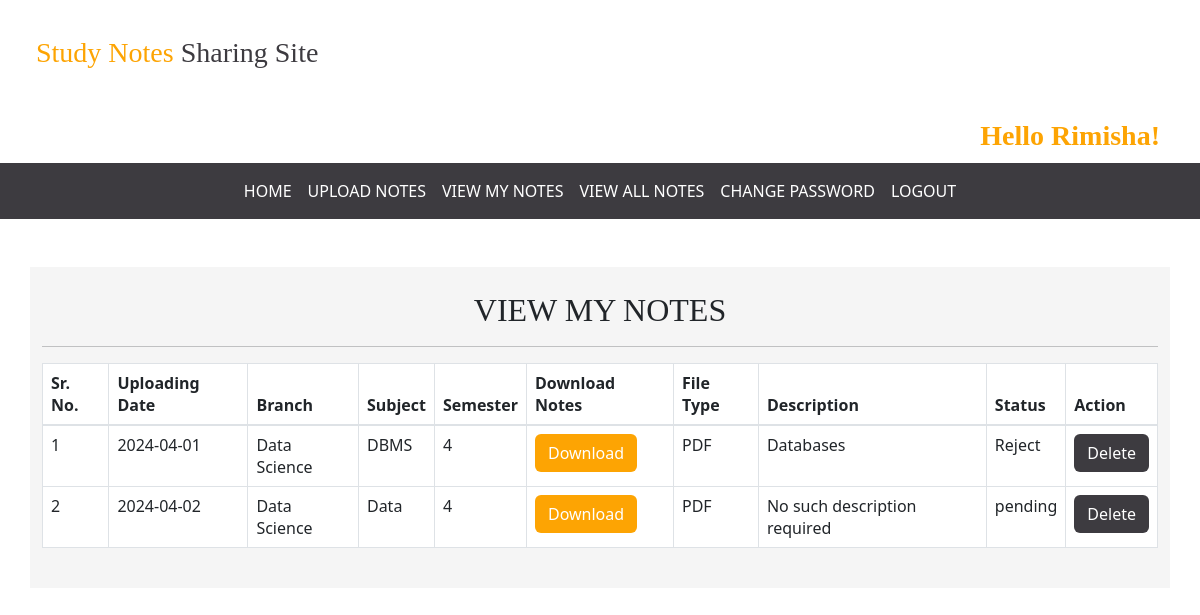
Page /view_mynotes (signed in) on the committed database.
### notes/models.py (models this page shows, shortened)
class Notes(models.Model):
    user = models.ForeignKey(User, on_delete=models.CASCADE)
    uploadingdate = models.CharField(max_length=30)
    branch = models.CharField(max_length=30)
    semester = models.CharField(max_length=30)
    subject = models.CharField(max_length=30)
    notesfile = models.FileField(null=True)
    filetype = models.CharField(max_length=30)
    description = models.CharField(max_length=200, null=True)
    status = models.CharField(max_length=15)

### notes/views.py (the view)
# urls.py: path('view_mynotes',view_mynotes,name='view_mynotes'),
def view_mynotes(request):
    if not request.user.is_authenticated:
        return redirect('userlogin')
    user = User.objects.get(id=request.user.id)
    notes = Notes.objects.filter(user=user)
    data = Signup.objects.get(user=user)
    d= {'notes': notes,'data':data}
    return render(request, 'view_mynotes.html', d)

### notes/templates/view_mynotes.html (shortened to what this page needs)
{% extends 'usernavigation.html' %}
{% load static %}
{% block body %}
<link rel="stylesheet" href=" https://cdnjs.cloudflare.com/ajax/libs/twitter-bootstrap/5.3.0/css/bootstrap.min.css">
<link rel="stylesheet" href="https://cdn.datatables.net/2.0.2/css/dataTables.bootstrap5.css">
<div class="container mt-5" style="background-color : whitesmoke">
    <br>
    <h2 class="text-center" style="font-family:'poppins'"> VIEW MY NOTES </h2>
    <hr>
    <table class="table table-bordered" id="example">
        <thead>
        <tr>
            <th>Sr. No.</th>
            <th>Uploading Date</th>
            <th>Branch</th>
            <th>Subject</th>
            <th>Semester</th>
            <th>Download Notes</th>
            <th>File Type</th>
            <th>Description</th>
            <th>Status</th>
            <th>Action</th>
        </tr>
        </thead>
        <tbody>
        {% for i in notes%}
        <tr>
            <td>{{forloop.counter}}</td>
            <td>{{i.uploadingdate}}</td>
            <td>{{i.branch}}</td>
            <td>{{i.subject}}</td>
            <td>{{i.semester}}</td>
            <td><a href="{{i.notesfile.url}}" class="btn text-white" style="background-color:FDA403"  download>Download</a></td>
            <td>{{i.filetype}}</td>
            <td>{{i.description}}</td>
            <td>{{i.status}}</td>
            <td><a href="{% url 'delete_mynotes' i.id %}" class="btn text-white" style="background-color:3D3B40" onclick="return confirm('Are you sure...?')">Delete</a></td>
        </tr>
        {% endfor %}
        </tbody>
    </table>
<br>
</div>
{% endblock %}

### notes/templates/usernavigation.html (shortened to what this page needs)
<html lang="en" xmlns="http://www.w3.org/1999/html">
<head>
  {% load static %}
  <link rel="stylesheet" href="https://maxcdn.bootstrapcdn.com/bootstrap/4.3.1/css/bootstrap.min.css">
  <link rel="stylesheet" href="https://use.fontawesome.com/releases/v5.6.3/css/all.css"></head>
  <link rel="stylesheet" href="{% static 'css/mystyle.css'%}">
<body>
<h3 style ="padding : 3%"><p style="font-family:'Cooper black'"><span style="color:FDA403">Study Notes</span><span style="color:3D3B40"> Sharing Site</span></p><br>
    <span style="position: absolute; right: 40px;">
      {% if data.role == 'Student' %}
          <span style="color: FDA403; font-weight: bold; font-family: 'Cooper black'">Hello {{request.user.first_name}}!</span>
      {% elif data.role == 'Teacher' %}
          <span style="color: FDA403; font-weight: bold; font-family: 'Cooper black'">Hello {{request.user.first_name}}!</span>
      {% endif %}
  </span>
  </h3>
<nav class="navbar navbar-expand-sm justify-content-center" style = "background-color : 3D3B40">
<ul class="navbar-nav">
  <li class="navbar-item">
    <a class="nav-link" href="{% url 'profile'%}" style="color:white">HOME
    </a>
  </li>
  <li class="navbar-item">
    <a class="nav-link" href="{% url 'upload_notes'%}" style="color:white">UPLOAD NOTES
    </a>
  </li>
  <li class="navbar-item">
    <a class="nav-link" href="{% url 'view_mynotes'%}" style="color:white">VIEW MY NOTES
    </a>
  </li><li class="navbar-item">
    <a class="nav-link" href="{% url 'viewallnotes'%}" style="color:white">VIEW ALL NOTES
    </a>
  </li>
  <li class="navbar-item">
    <a class="nav-link" href="{% url 'changepassword'%}" style="color:white">CHANGE PASSWORD
    </a>
  </li>
<li class="navbar-item">
    <a class="nav-link" href="{% url 'logout'%}" style="color:white">LOGOUT
    </a>
  </li>
</ul>
</nav>
</body>
</html>
{% block body %}
{% endblock %}

### notes/static/css/mystyle.css (style rules this page uses)
.nav-link { color : black }

### rows in the picture
Notes: uploadingdate "2024-04-01", branch "Data Science", subject "DBMS", semester "4", filetype "PDF", description "Databases", status "Reject"
Notes: uploadingdate "2024-04-02", branch "Data Science", subject "Data", semester "4", filetype "PDF", description "No such description required", status "pending"

### other values in the picture
{{ request.user.first_name }} "Rimisha"
